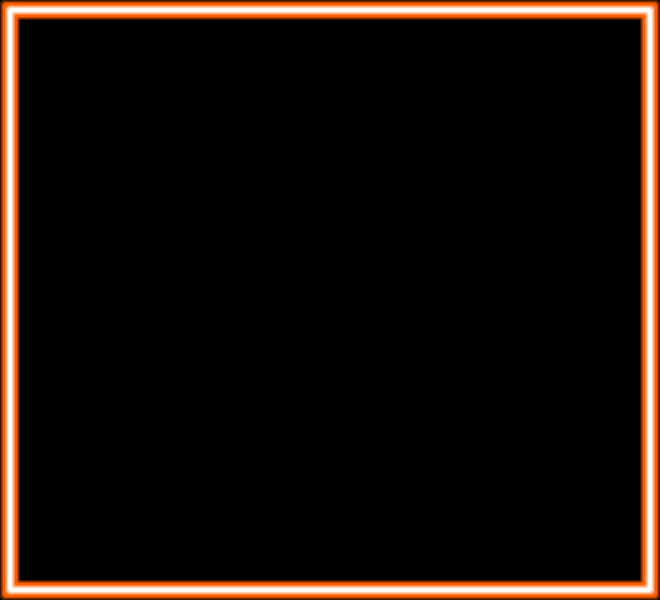

Rendered tile map (Tiled .tmx) drawn with the repository's tilesets; below, a short description and the map source with its tile grids summarised:
An orthogonal 33x30 tile map with 20x20 px tiles, 1 tile layer (edge), 1 hidden layer not drawn.

<map version="1.0" tiledversion="1.1.4" orientation="orthogonal" renderorder="left-up" width="33" height="30" tilewidth="20" tileheight="20" infinite="0" nextobjectid="1">
 <tileset firstgid="1" source="tileset.tsx" />
 <layer name="edge" width="33" height="30">
  <data>[990 cells, 122 non-empty, 6 distinct tile ids]</data>
 </layer>
 <layer name="map" width="33" height="30" visible="0">
  <data>[990 cells, 0 non-empty, 0 distinct tile ids]</data>
 </layer>
</map>
